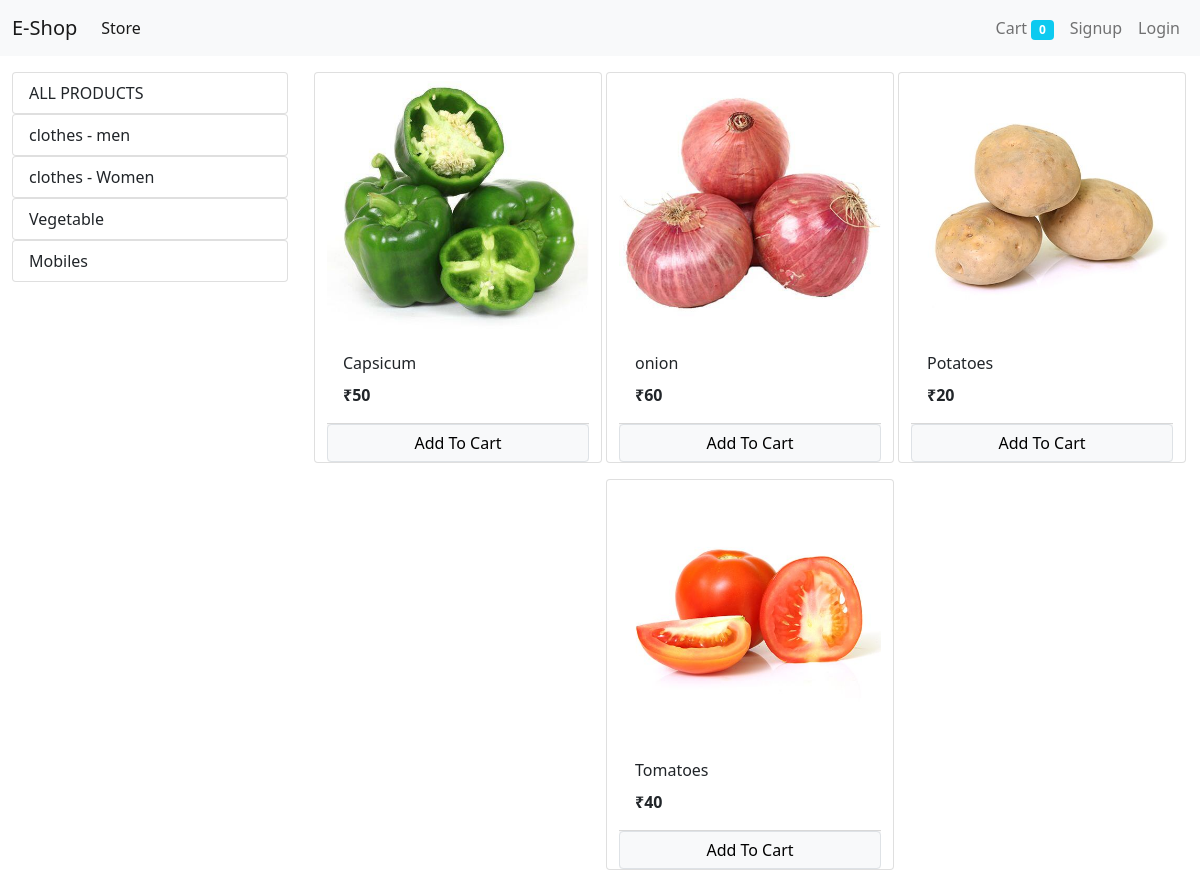
Screenshot of /?category=3 with the database file from the repository.
### store/models/category.py (models this page shows, shortened)
class Category(models.Model):
    name = models.CharField(max_length=20)
    @staticmethod
    def get_all_categories():
        return Category.objects.all()

### store/models/product.py (models this page shows, shortened)
class Product(models.Model):
    name = models.CharField(max_length=50)
    price = models.IntegerField(default=0)
    category = models.ForeignKey(Category , on_delete= models.CASCADE , default = 1)
    description = models.CharField(max_length=200, default=' ', null = True , blank=True)
    image = models.ImageField(upload_to='uploads/products/' )
    @staticmethod
    def get_all_product_by_categoryid(category_id):
        if category_id:
         return Product.objects.filter(category = category_id)
        else:
            return Product.objects.all();

### store/views/home.py (the view, shortened to what this page needs)
# urls.py: path('', Index.as_view() ,name='homepage'),
class Index(View):
    def get(self, request):
        cart = request.session.get('cart')
        if not cart:
            request.session['cart'] = {}
        products = None
        categories = Category.get_all_categories()
        categoryId = request.GET.get('category')
        if categoryId:
                products = Product.get_all_product_by_categoryid(categoryId)
        else:
                products = Product.get_all_products()
        data = {}
        data['products'] = products
        data['categories'] = categories
        print('You are' , request.session.get('email'))
        return render(request, 'index.html', data)

### store/templatetags/cart.py (called while the page is built)
@register.filter(name = 'is_in_cart')
def is_in_cart(product , cart):
    keys = cart.keys()
    for id in keys:
        if int(id) == product.id:
           return True
    return False

### store/templatetags/custom_filters.py (called while the page is built)
@register.filter(name = 'currency')
def currency(number):
    return "₹"+str(number)

### store/Templates/index.html (shortened to what this page needs)
{% extends 'base.html' %} {% block content %} {% load cart %} {% load custom_filters %}
<div class="container-fluid mt-3">
    <div class="row">
        <div class="col-lg-3 mx-auto">
            <div class="list-group">
                <a href="/" class="list-group-item list-group-item-action">ALL PRODUCTS</a>
            </div>
            {% for category in categories%}
            <div class="list-group">
                <a href="/?category={{category.id}}" class="list-group-item list-group-item-action">{{category.name}}</a>
            </div>
            {% endfor %}
        </div>
        <div id="products" class="col-lg-9 mx-auto">
            <div class="row mx-auto">
                {% for product in products%}
                <div class="card mx-auto mb-3" style="width: 18rem" id={{product.id}}>
                    <img src="{{product.image.url}}" class="card-img-top" alt="..." />
                    <div class="card-body">
                        <p class="card-title">{{product.name}}</p>
                        <p class="card-text"><b>{{product.price|currency}}</b></p>
                    </div>
                    <div class="card-footer p-0 no-gutters">
                        {% if product|is_in_cart:request.session.cart %}
                        <div class="row no-gutters">
                            <form action="/#{{product.id}}" method="post" class="col-2">
                                {% csrf_token %}
                                <input hidden type="text" name="product" value="{{product.id}}" />
                                <input hidden type="text" name="remove" value="True" />
                                <input type="submit" value="-" class=" btn btn-block btn-secondary" />
                            </form>
                            <div class="text-center col">{{product|cart_quantity:request.session.cart}} in Cart</div>
                            <form action="/#{{product.id}}" method="post" class="col-2">
                                {% csrf_token %}
                                <input hidden type="text" name="product" value="{{product.id}}" />
                                <input type="submit" value="+" class=" btn btn-block btn-secondary" />
                            </form>
                        </div>
                        {% else %}
                        <form action="/#{{product.id}}" method="POST" class="btn-block">
                            <input type="submit" class="btn btn-light border form-control" value="Add To Cart" />
                        </form>
                        {% endif %}
                    </div>
                </div>
                {% endfor %}
            </div>
        </div>
    </div>
</div>
{% endblock %}

### rows the page displays
Category: name "clothes - men"
Category: name "clothes - Women"
Category: name "Vegetable"
Category: name "Mobiles"
Product: image (picture), name "Capsicum", price "₹50"
Product: image (picture), name "onion", price "₹60"
Product: image (picture), name "Potatoes", price "₹20"
Product: image (picture), name "Tomatoes", price "₹40"

### other values shown
{{ request.session.cart.keys|length }} "0"
